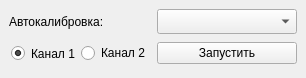
<?xml version="1.0" encoding="UTF-8"?>
<ui version="4.0">
 <class>Form</class>
 <widget class="QWidget" name="Form">
  <property name="geometry">
   <rect>
    <x>0</x>
    <y>0</y>
    <width>304</width>
    <height>78</height>
   </rect>
  </property>
  <property name="windowTitle">
   <string>Form</string>
  </property>
  <layout class="QGridLayout" name="gridLayout">
   <property name="leftMargin">
    <number>5</number>
   </property>
   <property name="topMargin">
    <number>5</number>
   </property>
   <property name="rightMargin">
    <number>5</number>
   </property>
   <property name="bottomMargin">
    <number>5</number>
   </property>
   <item row="1" column="0">
    <widget class="QWidget" name="graph_widget" native="true">
     <property name="sizePolicy">
      <sizepolicy hsizetype="Expanding" vsizetype="Expanding">
       <horstretch>0</horstretch>
       <verstretch>0</verstretch>
      </sizepolicy>
     </property>
     <layout class="QGridLayout" name="gridLayout_4">
      <property name="leftMargin">
       <number>2</number>
      </property>
      <property name="topMargin">
       <number>2</number>
      </property>
      <property name="rightMargin">
       <number>2</number>
      </property>
      <property name="bottomMargin">
       <number>2</number>
      </property>
      <property name="spacing">
       <number>2</number>
      </property>
      <item row="0" column="0">
       <layout class="QGridLayout" name="gridLayout_2" rowstretch="0,0,0,0,0">
        <property name="leftMargin">
         <number>2</number>
        </property>
        <property name="topMargin">
         <number>2</number>
        </property>
        <property name="rightMargin">
         <number>2</number>
        </property>
        <property name="bottomMargin">
         <number>2</number>
        </property>
        <property name="spacing">
         <number>5</number>
        </property>
        <item row="0" column="0">
         <spacer name="horizontalSpacer">
          <property name="orientation">
           <enum>Qt::Horizontal</enum>
          </property>
          <property name="sizeHint" stdset="0">
           <size>
            <width>40</width>
            <height>20</height>
           </size>
          </property>
         </spacer>
        </item>
        <item row="0" column="2">
         <widget class="QComboBox" name="comboBox_mode">
          <property name="minimumSize">
           <size>
            <width>140</width>
            <height>25</height>
           </size>
          </property>
          <property name="styleSheet">
           <string notr="true">font: 11pt &quot;Arial&quot;;</string>
          </property>
         </widget>
        </item>
        <item row="0" column="1">
         <widget class="QLabel" name="label">
          <property name="minimumSize">
           <size>
            <width>0</width>
            <height>25</height>
           </size>
          </property>
          <property name="styleSheet">
           <string notr="true">font: 11pt &quot;Arial&quot;;</string>
          </property>
          <property name="text">
           <string>Автокалибровка: </string>
          </property>
         </widget>
        </item>
        <item row="0" column="3">
         <spacer name="horizontalSpacer_2">
          <property name="orientation">
           <enum>Qt::Horizontal</enum>
          </property>
          <property name="sizeHint" stdset="0">
           <size>
            <width>40</width>
            <height>20</height>
           </size>
          </property>
         </spacer>
        </item>
        <item row="4" column="1">
         <spacer name="verticalSpacer">
          <property name="orientation">
           <enum>Qt::Vertical</enum>
          </property>
          <property name="sizeHint" stdset="0">
           <size>
            <width>0</width>
            <height>0</height>
           </size>
          </property>
         </spacer>
        </item>
        <item row="1" column="1">
         <layout class="QHBoxLayout" name="horizontalLayout">
          <property name="spacing">
           <number>1</number>
          </property>
          <property name="leftMargin">
           <number>2</number>
          </property>
          <property name="topMargin">
           <number>2</number>
          </property>
          <property name="rightMargin">
           <number>2</number>
          </property>
          <property name="bottomMargin">
           <number>2</number>
          </property>
          <item>
           <widget class="QRadioButton" name="radioButton">
            <property name="minimumSize">
             <size>
              <width>0</width>
              <height>25</height>
             </size>
            </property>
            <property name="styleSheet">
             <string notr="true">font: 11pt &quot;Arial&quot;;</string>
            </property>
            <property name="text">
             <string>Канал 1</string>
            </property>
            <property name="checked">
             <bool>true</bool>
            </property>
           </widget>
          </item>
          <item>
           <widget class="QRadioButton" name="radioButton_2">
            <property name="styleSheet">
             <string notr="true">font: 11pt &quot;Arial&quot;;</string>
            </property>
            <property name="text">
             <string>Канал 2</string>
            </property>
           </widget>
          </item>
         </layout>
        </item>
        <item row="1" column="2">
         <widget class="QPushButton" name="pushButton_launch">
          <property name="text">
           <string>Запустить</string>
          </property>
         </widget>
        </item>
       </layout>
      </item>
     </layout>
    </widget>
   </item>
  </layout>
 </widget>
 <resources/>
 <connections/>
</ui>
